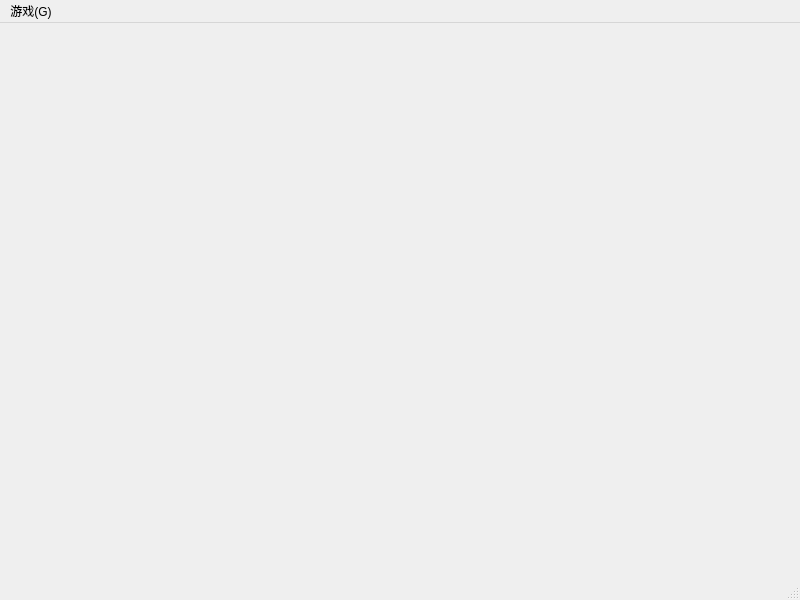
<?xml version="1.0" encoding="UTF-8"?>
<ui version="4.0">
 <class>MainWindow</class>
 <widget class="QMainWindow" name="MainWindow">
  <property name="geometry">
   <rect>
    <x>0</x>
    <y>0</y>
    <width>800</width>
    <height>600</height>
   </rect>
  </property>
  <property name="windowTitle">
   <string>MainWindow</string>
  </property>
  <widget class="QWidget" name="centralwidget"/>
  <widget class="QMenuBar" name="menubar">
   <property name="geometry">
    <rect>
     <x>0</x>
     <y>0</y>
     <width>800</width>
     <height>23</height>
    </rect>
   </property>
   <widget class="QMenu" name="menu_G">
    <property name="title">
     <string>游戏(G)</string>
    </property>
   </widget>
   <addaction name="menu_G"/>
  </widget>
  <widget class="QStatusBar" name="statusbar"/>
 </widget>
 <resources/>
 <connections/>
</ui>
